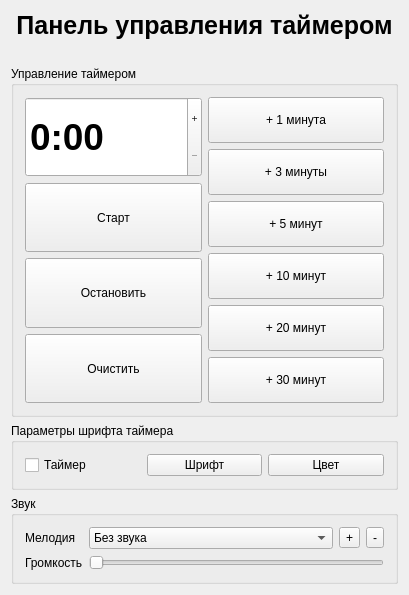
<?xml version="1.0" encoding="UTF-8"?>
<ui version="4.0">
 <class>ParlamentTimer</class>
 <widget class="QWidget" name="ParlamentTimer">
  <property name="geometry">
   <rect>
    <x>0</x>
    <y>0</y>
    <width>409</width>
    <height>572</height>
   </rect>
  </property>
  <property name="sizePolicy">
   <sizepolicy hsizetype="Preferred" vsizetype="Expanding">
    <horstretch>0</horstretch>
    <verstretch>0</verstretch>
   </sizepolicy>
  </property>
  <property name="windowTitle">
   <string>Parliament timer</string>
  </property>
  <layout class="QVBoxLayout" name="verticalLayout_4">
   <item>
    <widget class="QLabel" name="label_3">
     <property name="font">
      <font>
       <pointsize>19</pointsize>
       <weight>75</weight>
       <bold>true</bold>
      </font>
     </property>
     <property name="text">
      <string>Панель управления таймером</string>
     </property>
     <property name="alignment">
      <set>Qt::AlignCenter</set>
     </property>
    </widget>
   </item>
   <item>
    <spacer name="verticalSpacer">
     <property name="orientation">
      <enum>Qt::Vertical</enum>
     </property>
     <property name="sizeType">
      <enum>QSizePolicy::Fixed</enum>
     </property>
     <property name="sizeHint" stdset="0">
      <size>
       <width>20</width>
       <height>20</height>
      </size>
     </property>
    </spacer>
   </item>
   <item>
    <widget class="QGroupBox" name="groupBox_3">
     <property name="sizePolicy">
      <sizepolicy hsizetype="Minimum" vsizetype="Minimum">
       <horstretch>0</horstretch>
       <verstretch>0</verstretch>
      </sizepolicy>
     </property>
     <property name="title">
      <string>Управление таймером</string>
     </property>
     <layout class="QHBoxLayout" name="horizontalLayout_3">
      <item>
       <layout class="QVBoxLayout" name="verticalLayout_3">
        <item>
         <widget class="QTimeEdit" name="timerEdit">
          <property name="sizePolicy">
           <sizepolicy hsizetype="Minimum" vsizetype="Fixed">
            <horstretch>0</horstretch>
            <verstretch>0</verstretch>
           </sizepolicy>
          </property>
          <property name="minimumSize">
           <size>
            <width>0</width>
            <height>80</height>
           </size>
          </property>
          <property name="font">
           <font>
            <pointsize>28</pointsize>
            <weight>75</weight>
            <bold>true</bold>
           </font>
          </property>
          <property name="focusPolicy">
           <enum>Qt::StrongFocus</enum>
          </property>
          <property name="buttonSymbols">
           <enum>QAbstractSpinBox::PlusMinus</enum>
          </property>
          <property name="keyboardTracking">
           <bool>true</bool>
          </property>
          <property name="maximumTime">
           <time>
            <hour>0</hour>
            <minute>59</minute>
            <second>59</second>
           </time>
          </property>
          <property name="displayFormat">
           <string>m:ss</string>
          </property>
         </widget>
        </item>
        <item>
         <layout class="QVBoxLayout" name="verticalLayout_2">
          <item>
           <widget class="QPushButton" name="startButton">
            <property name="sizePolicy">
             <sizepolicy hsizetype="Minimum" vsizetype="Expanding">
              <horstretch>0</horstretch>
              <verstretch>0</verstretch>
             </sizepolicy>
            </property>
            <property name="text">
             <string>Старт</string>
            </property>
           </widget>
          </item>
          <item>
           <widget class="QPushButton" name="stopButton">
            <property name="sizePolicy">
             <sizepolicy hsizetype="Minimum" vsizetype="Expanding">
              <horstretch>0</horstretch>
              <verstretch>0</verstretch>
             </sizepolicy>
            </property>
            <property name="text">
             <string>Остановить</string>
            </property>
           </widget>
          </item>
          <item>
           <widget class="QPushButton" name="clearButton">
            <property name="sizePolicy">
             <sizepolicy hsizetype="Minimum" vsizetype="Expanding">
              <horstretch>0</horstretch>
              <verstretch>0</verstretch>
             </sizepolicy>
            </property>
            <property name="text">
             <string>Очистить</string>
            </property>
           </widget>
          </item>
         </layout>
        </item>
       </layout>
      </item>
      <item>
       <layout class="QVBoxLayout" name="verticalLayout">
        <item>
         <widget class="QPushButton" name="plus1Button">
          <property name="sizePolicy">
           <sizepolicy hsizetype="Minimum" vsizetype="Expanding">
            <horstretch>0</horstretch>
            <verstretch>0</verstretch>
           </sizepolicy>
          </property>
          <property name="minimumSize">
           <size>
            <width>0</width>
            <height>46</height>
           </size>
          </property>
          <property name="text">
           <string>+ 1 минута</string>
          </property>
         </widget>
        </item>
        <item>
         <widget class="QPushButton" name="plus3Button">
          <property name="sizePolicy">
           <sizepolicy hsizetype="Minimum" vsizetype="Expanding">
            <horstretch>0</horstretch>
            <verstretch>0</verstretch>
           </sizepolicy>
          </property>
          <property name="minimumSize">
           <size>
            <width>0</width>
            <height>46</height>
           </size>
          </property>
          <property name="text">
           <string>+ 3 минуты</string>
          </property>
         </widget>
        </item>
        <item>
         <widget class="QPushButton" name="plus5Button">
          <property name="sizePolicy">
           <sizepolicy hsizetype="Minimum" vsizetype="Expanding">
            <horstretch>0</horstretch>
            <verstretch>0</verstretch>
           </sizepolicy>
          </property>
          <property name="minimumSize">
           <size>
            <width>0</width>
            <height>46</height>
           </size>
          </property>
          <property name="text">
           <string>+ 5 минут</string>
          </property>
         </widget>
        </item>
        <item>
         <widget class="QPushButton" name="plus10Button">
          <property name="sizePolicy">
           <sizepolicy hsizetype="Minimum" vsizetype="Expanding">
            <horstretch>0</horstretch>
            <verstretch>0</verstretch>
           </sizepolicy>
          </property>
          <property name="minimumSize">
           <size>
            <width>0</width>
            <height>46</height>
           </size>
          </property>
          <property name="text">
           <string>+ 10 минут</string>
          </property>
         </widget>
        </item>
        <item>
         <widget class="QPushButton" name="plus20Button">
          <property name="sizePolicy">
           <sizepolicy hsizetype="Minimum" vsizetype="Expanding">
            <horstretch>0</horstretch>
            <verstretch>0</verstretch>
           </sizepolicy>
          </property>
          <property name="minimumSize">
           <size>
            <width>0</width>
            <height>46</height>
           </size>
          </property>
          <property name="text">
           <string>+ 20 минут</string>
          </property>
         </widget>
        </item>
        <item>
         <widget class="QPushButton" name="plus30Button">
          <property name="sizePolicy">
           <sizepolicy hsizetype="Minimum" vsizetype="Expanding">
            <horstretch>0</horstretch>
            <verstretch>0</verstretch>
           </sizepolicy>
          </property>
          <property name="minimumSize">
           <size>
            <width>0</width>
            <height>46</height>
           </size>
          </property>
          <property name="text">
           <string>+ 30 минут</string>
          </property>
         </widget>
        </item>
       </layout>
      </item>
     </layout>
    </widget>
   </item>
   <item>
    <widget class="QGroupBox" name="groupBox_2">
     <property name="title">
      <string>Параметры шрифта таймера</string>
     </property>
     <layout class="QHBoxLayout" name="horizontalLayout_2">
      <item>
       <widget class="QCheckBox" name="checkBox">
        <property name="text">
         <string>Таймер</string>
        </property>
       </widget>
      </item>
      <item>
       <widget class="QPushButton" name="fontButton">
        <property name="text">
         <string>Шрифт</string>
        </property>
       </widget>
      </item>
      <item>
       <widget class="QPushButton" name="colorButton">
        <property name="text">
         <string>Цвет</string>
        </property>
       </widget>
      </item>
     </layout>
    </widget>
   </item>
   <item>
    <widget class="QGroupBox" name="groupBox">
     <property name="title">
      <string>Звук</string>
     </property>
     <layout class="QFormLayout" name="formLayout">
      <item row="0" column="0">
       <widget class="QLabel" name="label_2">
        <property name="text">
         <string>Мелодия</string>
        </property>
       </widget>
      </item>
      <item row="0" column="1">
       <layout class="QHBoxLayout" name="horizontalLayout">
        <item>
         <widget class="QComboBox" name="musicBox">
          <item>
           <property name="text">
            <string>Без звука</string>
           </property>
          </item>
         </widget>
        </item>
        <item>
         <widget class="QToolButton" name="addButton">
          <property name="text">
           <string>+</string>
          </property>
         </widget>
        </item>
        <item>
         <widget class="QToolButton" name="removeButton">
          <property name="text">
           <string>-</string>
          </property>
         </widget>
        </item>
       </layout>
      </item>
      <item row="1" column="0">
       <widget class="QLabel" name="label">
        <property name="text">
         <string>Громкость</string>
        </property>
       </widget>
      </item>
      <item row="1" column="1">
       <widget class="QSlider" name="volumeSlider">
        <property name="sizePolicy">
         <sizepolicy hsizetype="Minimum" vsizetype="Fixed">
          <horstretch>0</horstretch>
          <verstretch>0</verstretch>
         </sizepolicy>
        </property>
        <property name="maximum">
         <number>100</number>
        </property>
        <property name="orientation">
         <enum>Qt::Horizontal</enum>
        </property>
       </widget>
      </item>
     </layout>
    </widget>
   </item>
  </layout>
 </widget>
 <layoutdefault spacing="6" margin="11"/>
 <tabstops>
  <tabstop>timerEdit</tabstop>
  <tabstop>startButton</tabstop>
  <tabstop>stopButton</tabstop>
  <tabstop>clearButton</tabstop>
  <tabstop>plus1Button</tabstop>
  <tabstop>plus3Button</tabstop>
  <tabstop>plus5Button</tabstop>
  <tabstop>plus10Button</tabstop>
  <tabstop>plus20Button</tabstop>
  <tabstop>plus30Button</tabstop>
  <tabstop>checkBox</tabstop>
  <tabstop>fontButton</tabstop>
  <tabstop>colorButton</tabstop>
  <tabstop>musicBox</tabstop>
  <tabstop>addButton</tabstop>
  <tabstop>removeButton</tabstop>
  <tabstop>volumeSlider</tabstop>
 </tabstops>
 <resources/>
 <connections/>
</ui>
